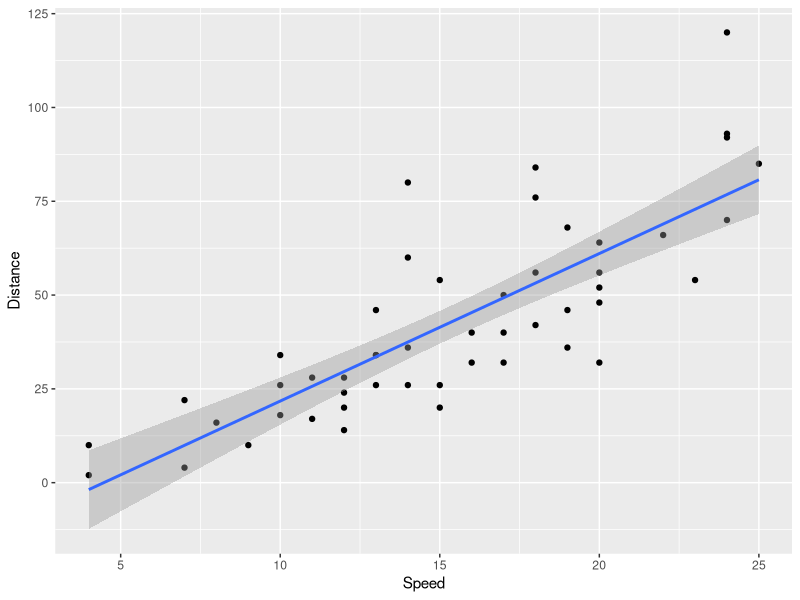

The R script that drew this image: (Note: this script raises an error after producing the figure.)
## ---- chunk 1
library(ggplot2)
# source("xtable_summary.R")
## ---- chunk 2
ggplot(cars, aes(x=speed, y=dist)) + geom_point() + stat_smooth(method="lm") + labs(x="Speed", y="Distance")
## ---- chunk 3
cars.lm <- lm(dist ~ speed, data=cars)
xtable.summary(model.obj=cars.lm, file.id="cars", alt.factor.names=c("Speed"))
